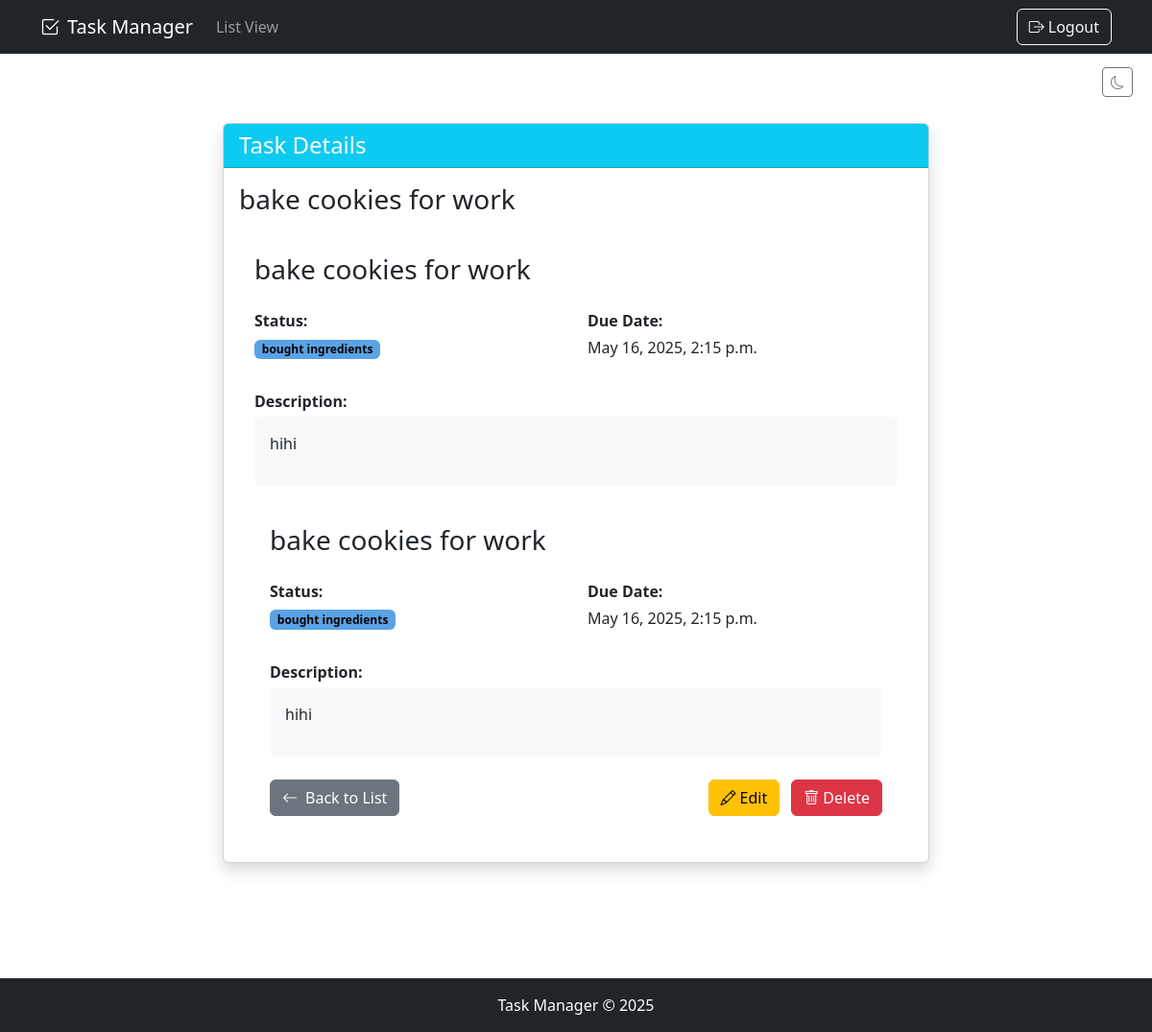
The app's page /task/35/ (signed in) with its own data.
### todo_list/models.py (models this page shows, shortened)
class Task(models.Model):
    STATUS_CHOICES = [
        ('not_started', 'Not Started'),
        ('in_progress', 'In Progress'),
        ('completed', 'Completed'),
        ('custom', 'Custom'),
    ]
    user = models.ForeignKey(User, on_delete=models.CASCADE, null=True, blank=True)
    title = models.CharField(max_length=200)
    description = models.TextField(null=True, blank=True)
    status = models.CharField(max_length=20, choices=STATUS_CHOICES, default='not_started')
    custom_status = models.CharField(max_length=50, blank=True, null=True, help_text="If status is 'Custom', specify here")
    complete = models.BooleanField(default=False)  # Keep this for backward compatibility
    duedate = models.DateTimeField(null=True, blank=True)
    created = models.DateTimeField(default=timezone.now)
    def __str__(self):
        return self.title
    class Meta:
        ordering = ['status', 'duedate']  # Show incomplete tasks first, then by due date

### todo_list/views.py (the view)
# urls.py: path('task/<int:pk>/', views.TaskDetail.as_view(), name='task'),
class TaskDetail(LoginRequiredMixin, DetailView):
    model = Task
    context_object_name = 'task'
    template_name = 'todo_list/task.html'
    def get_queryset(self):
        if self.request.user.is_superuser:
            return Task.objects.all()
        else:
            return Task.objects.filter(user=self.request.user)

### todo_list/templates/todo_list/task.html (shortened to what this page needs)
{% extends 'todo_list/base.html' %}
{% load static %}
{% block content %}
<div class="container my-5">
  <div class="row justify-content-center">
    <div class="col-lg-8">
      <div class="card shadow">
        <div class="card-header bg-info text-white">
          <h1 class="fs-4 mb-0">Task Details</h1>
        </div>
        <div class="card-body">
          <h3 class="card-title mb-4">{{task}}</h3>
          <div class="card-body">
            <h3 class="card-title mb-4">{{task.title}}</h3>
            <div class="row mb-3">
              <div class="col-md-6">
                <p class="mb-1 fw-bold">Status:</p>
                {% if task.status == 'not_started' %}
                  <span class="badge bg-secondary">Not Started</span>
                {% elif task.status == 'in_progress' %}
                  <span class="badge bg-warning">In Progress</span>
                {% elif task.status == 'completed' %}
                  <span class="badge bg-success">Completed</span>
                {% elif task.status == 'custom' %}
                  <span class="badge bg-info">{{ task.custom_status }}</span>
                {% endif %}
              </div>
              <div class="col-md-6">
                <p class="mb-1 fw-bold">Due Date:</p>
                <p>{{ task.duedate|date:"F d, Y, g:i a" }}</p>
              </div>
            </div>
            <div class="mb-4">
              <p class="fw-bold mb-1">Description:</p>
              <div class="p-3 bg-light rounded">
                {{ task.description|linebreaks }}
              </div>
            </div>
          <div class="card-body">
  <h3 class="card-title mb-4">{{task.title}}</h3>
  <div class="row mb-3">
    <div class="col-md-6">
      <p class="mb-1 fw-bold">Status:</p>
      {% if task.status == 'not_started' %}
        <span class="badge bg-secondary">Not Started</span>
      {% elif task.status == 'in_progress' %}
        <span class="badge bg-warning">In Progress</span>
      {% elif task.status == 'completed' %}
        <span class="badge bg-success">Completed</span>
      {% elif task.status == 'custom' %}
        <span class="badge bg-info">{{ task.custom_status }}</span>
      {% endif %}
    </div>
    <div class="col-md-6">
      <p class="mb-1 fw-bold">Due Date:</p>
      <p>{{ task.duedate|date:"F d, Y, g:i a" }}</p>
    </div>
  </div>
  <div class="mb-4">
    <p class="fw-bold mb-1">Description:</p>
    <div class="p-3 bg-light rounded">
      {{ task.description|linebreaks }}
    </div>
  </div>
          <div class="d-flex justify-content-between mt-4">
            <a href="{% url 'tasks' %}" class="btn btn-secondary">
              <i class="bi bi-arrow-left me-2"></i>Back to List
            </a>
            <div>
              <a href="{% url 'task-update' task.id %}" class="btn btn-warning me-2">
                <i class="bi bi-pencil me-1"></i>Edit
              </a>
              <a href="{% url 'task-delete' task.id %}" class="btn btn-danger">
                <i class="bi bi-trash me-1"></i>Delete
              </a>
            </div>
          </div>
        </div>
      </div>
    </div>
  </div>
</div>
{% endblock %}

### todo_list/static/todo_list/css/styles.css (style rules this page uses)
body { min-height: 100vh; display: flex; flex-direction: column; }
.badge.bg-info { background-color: #5ba2e5 !important; color: #000; }

### records on screen
Task: title "bake cookies for work", custom_status "bought ingredients", duedate "May 16, 2025, 2:15 p.m.", description "hihi"
